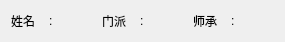
      <widget class="QWidget" name="horizontalLayoutWidget_3">
       <property name="geometry">
        <rect>
         <x>0</x>
         <y>130</y>
         <width>371</width>
         <height>31</height>
        </rect>
       </property>
       <layout class="QHBoxLayout" name="scoreLayout_8" stretch="0,0,0">
        <property name="spacing">
         <number>10</number>
        </property>
        <property name="sizeConstraint">
         <enum>QLayout::SetFixedSize</enum>
        </property>
        <item>
         <layout class="QHBoxLayout" name="horizontalLayout_7">
          <property name="spacing">
           <number>3</number>
          </property>
          <item>
           <widget class="QLabel" name="label_5">
            <property name="minimumSize">
             <size>
              <width>35</width>
              <height>20</height>
             </size>
            </property>
            <property name="maximumSize">
             <size>
              <width>35</width>
              <height>20</height>
             </size>
            </property>
            <property name="text">
             <string>姓名</string>
            </property>
           </widget>
          </item>
          <item>
           <widget class="QLabel" name="label_6">
            <property name="minimumSize">
             <size>
              <width>10</width>
              <height>20</height>
             </size>
            </property>
            <property name="maximumSize">
             <size>
              <width>10</width>
              <height>20</height>
             </size>
            </property>
            <property name="text">
             <string>:</string>
            </property>
           </widget>
          </item>
          <item>
           <widget class="QLabel" name="label_name">
            <property name="minimumSize">
             <size>
              <width>30</width>
              <height>20</height>
             </size>
            </property>
            <property name="maximumSize">
             <size>
              <width>16777215</width>
              <height>40</height>
             </size>
            </property>
            <property name="layoutDirection">
             <enum>Qt::LeftToRight</enum>
            </property>
            <property name="text">
             <string/>
            </property>
           </widget>
          </item>
         </layout>
        </item>
        <item>
         <layout class="QHBoxLayout" name="horizontalLayout_10">
          <property name="spacing">
           <number>3</number>
          </property>
          <item>
           <widget class="QLabel" name="label_9">
            <property name="minimumSize">
             <size>
              <width>35</width>
              <height>20</height>
             </size>
            </property>
            <property name="maximumSize">
             <size>
              <width>35</width>
              <height>20</height>
             </size>
            </property>
            <property name="text">
             <string>门派</string>
            </property>
           </widget>
          </item>
          <item>
           <widget class="QLabel" name="label_8">
            <property name="minimumSize">
             <size>
              <width>10</width>
              <height>20</height>
             </size>
            </property>
            <property name="maximumSize">
             <size>
              <width>10</width>
              <height>20</height>
             </size>
            </property>
            <property name="text">
             <string>:</string>
            </property>
           </widget>
          </item>
          <item>
           <widget class="QLabel" name="label_family">
            <property name="minimumSize">
             <size>
              <width>30</width>
              <height>20</height>
             </size>
            </property>
            <property name="maximumSize">
             <size>
              <width>16777215</width>
              <height>20</height>
             </size>
            </property>
            <property name="text">
             <string/>
            </property>
           </widget>
          </item>
         </layout>
        </item>
        <item>
         <layout class="QHBoxLayout" name="horizontalLayout_11">
          <property name="spacing">
           <number>3</number>
          </property>
          <item>
           <widget class="QLabel" name="label_11">
            <property name="minimumSize">
             <size>
              <width>35</width>
              <height>20</height>
             </size>
            </property>
            <property name="maximumSize">
             <size>
              <width>35</width>
              <height>20</height>
             </size>
            </property>
            <property name="text">
             <string>师承</string>
            </property>
           </widget>
          </item>
          <item>
           <widget class="QLabel" name="label_20">
            <property name="minimumSize">
             <size>
              <width>10</width>
              <height>20</height>
             </size>
            </property>
            <property name="maximumSize">
             <size>
              <width>10</width>
              <height>20</height>
             </size>
            </property>
            <property name="text">
             <string>:</string>
            </property>
           </widget>
          </item>
          <item>
           <widget class="QLabel" name="label_shifu">
            <property name="minimumSize">
             <size>
              <width>30</width>
              <height>20</height>
             </size>
            </property>
            <property name="maximumSize">
             <size>
              <width>16777215</width>
              <height>20</height>
             </size>
            </property>
            <property name="text">
             <string/>
            </property>
           </widget>
          </item>
         </layout>
        </item>
       </layout>
      </widget>
